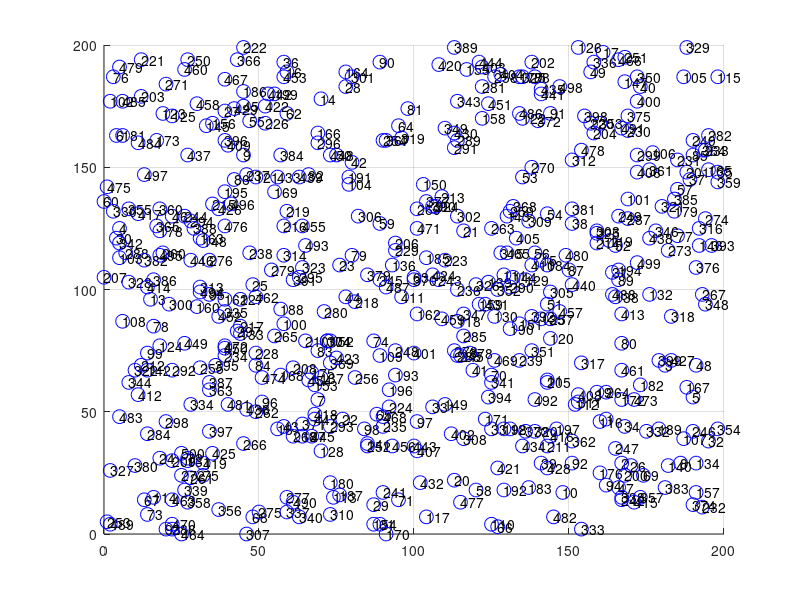

Write the MATLAB code that produced this figure.
clear all

f_coordinates = fopen('coordinates_500_11.txt', 'wt');
f_topology    = fopen('topology_500_11.txt', 'wt');

X = 200;
Y = 200;

% Channel Model
ETA = 3.3;
PATH_LOSS = -58.5;
d0 = 8;
SIGMA = 0;
P_RX_TH = -95;

num_node = 500;
distance = 0;
rss = 0;

for i=1:num_node;
    node_coord(i, 1) = round(rand(1)*X);
    node_coord(i, 2) = round(rand(1)*Y);
    fprintf(f_coordinates, '%d\t%d\t%d\t%d\n', i, node_coord(i, 1), node_coord(i, 2));
end

for i=1:num_node;
    for j=1:num_node;
        if( i ~= j )
            distance(i, j) = sqrt( (node_coord(j,1)-node_coord(i,1))^2 + (node_coord(j,2)-node_coord(i,2))^2 );
            rss(i, j) = PATH_LOSS - 10*ETA*log10(distance(i,j)/d0) - SIGMA*randn(1);
            
            if ( rss(i, j) > P_RX_TH )
                fprintf(f_topology, '%d\t%d\t%.2f\n', i, j, rss(i,j));
            end
        end
    end
end

% graph
figure; hold on;

axis([0 X 0 Y])
grid on;

for i=1:num_node
    plot(node_coord(i,1), node_coord(i,2),'bo','markersize', 10);
        text(node_coord(i,1), node_coord(i,2), int2str(i));
end

hold off;

fclose('all');
